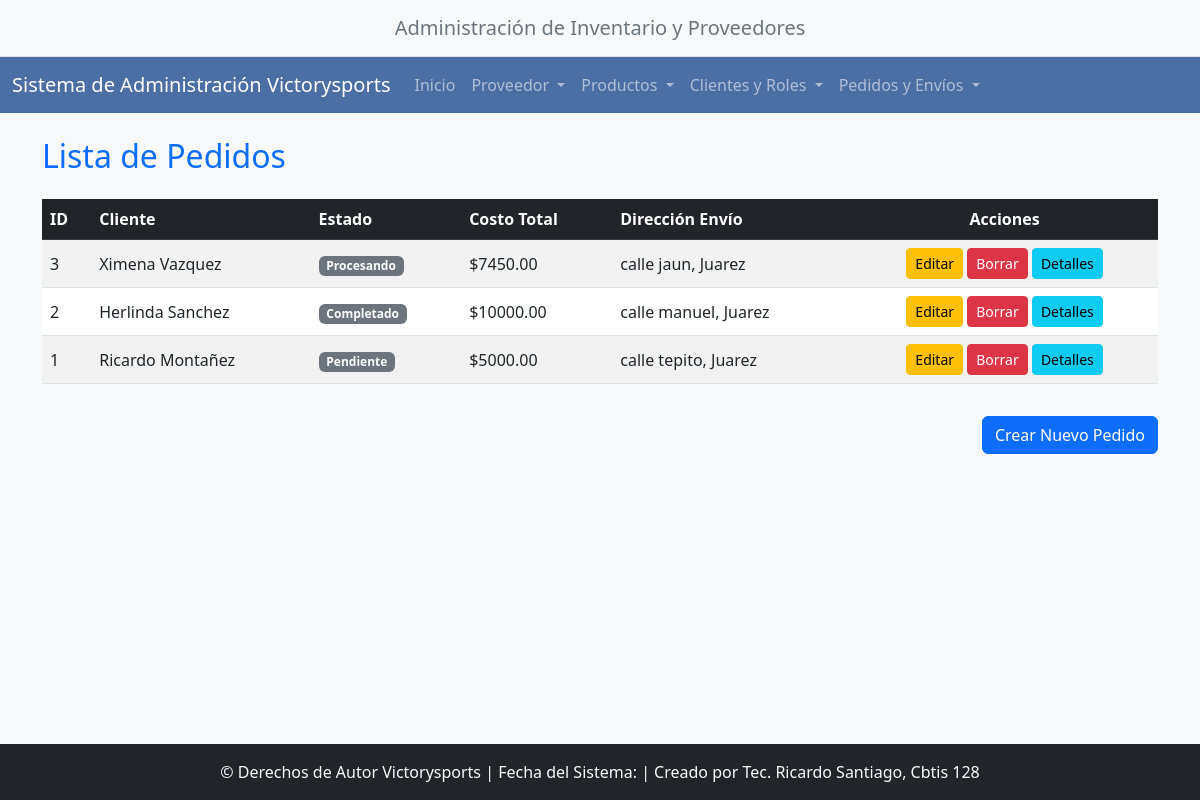
Page /pedidos/ on the committed database.
### app_victorysports/models.py (models this page shows, shortened)
class Pedido(models.Model):
    cliente = models.ForeignKey(Cliente, on_delete=models.PROTECT)  # id_cliente
    direccion_envio = models.ForeignKey(Direccion, on_delete=models.PROTECT)
    costo_total = models.DecimalField(max_digits=10, decimal_places=2)
    estado_pedido = models.CharField(max_length=50)
    class Meta:
        verbose_name = "Pedido"
        verbose_name_plural = "Pedidos"

class Cliente(models.Model):
    rol = models.ForeignKey(Rol, on_delete=models.SET_NULL, null=True)  # id_rol
    nombre_completo = models.CharField(max_length=255)
    email = models.EmailField(max_length=100, unique=True)
    password = models.CharField(max_length=255)
    fecha_registro = models.DateTimeField(auto_now_add=True)
    class Meta:
        verbose_name = "Cliente"
        verbose_name_plural = "Clientes"

class Direccion(models.Model):
    cliente = models.ForeignKey(Cliente, on_delete=models.CASCADE)  # id_cliente
    calle = models.CharField(max_length=100)
    codigo_postal = models.CharField(max_length=10)
    ciudad = models.CharField(max_length=100)
    pais = models.CharField(max_length=100)
    class Meta:
        verbose_name = "Dirección"
        verbose_name_plural = "Direcciones"

### app_victorysports/views.py (the view)
# urls.py: path('pedidos/', views.ver_pedido, name='ver_pedido'),
def ver_pedido(request):
    pedidos = Pedido.objects.select_related('cliente', 'direccion_envio').all().order_by('-id')
    context = {'pedidos': pedidos}
    return render(request, 'pedido/ver_pedido.html', context)

### app_victorysports/templates/pedido/ver_pedido.html (shortened to what this page needs)
{% extends "base.html" %}
{% block content %}
<h2 class="mb-4 text-primary">Lista de Pedidos</h2>
<div class="table-responsive">
    <table class="table table-striped table-hover align-middle">
        <thead class="table-dark">
            <tr>
                <th>ID</th>
                <th>Cliente</th>
                <th>Estado</th>
                <th>Costo Total</th>
                <th>Dirección Envío</th>
                <th class="text-center">Acciones</th>
            </tr>
        </thead>
        <tbody>
            {% for pedido in pedidos %}
            <tr>
                <td>{{ pedido.pk }}</td>
                <td>{{ pedido.cliente.nombre_completo }}</td>
                <td><span class="badge bg-secondary">{{ pedido.estado_pedido }}</span></td>
                <td>${{ pedido.costo_total|floatformat:2 }}</td>
                <td>{{ pedido.direccion_envio.calle }}, {{ pedido.direccion_envio.ciudad }}</td>
                <td class="text-center">
                    <a href="{% url 'actualizar_pedido' pk=pedido.pk %}" class="btn btn-sm btn-warning" title="Editar">Editar</a>
                    <a href="{% url 'borrar_pedido' pk=pedido.pk %}" class="btn btn-sm btn-danger" title="Borrar">Borrar</a>
                    <a href="{% url 'ver_detallepedido' %}?pedido_id={{ pedido.pk }}" class="btn btn-sm btn-info" title="Ver Detalles">Detalles</a>
                </td>
            </tr>
            {% empty %}
            <tr>
                <td colspan="6" class="text-center">No hay pedidos registrados.</td>
            </tr>
            {% endfor %}
        </tbody>
    </table>
</div>
<div class="text-end mt-3">
    <a href="{% url 'agregar_pedido' %}" class="btn btn-primary">Crear Nuevo Pedido</a>
</div>
{% endblock content %}

### app_victorysports/templates/base.html (style rules this page uses)
body { background-color: #f8f9fa; }
html { position: relative; min-height: 100%; }
body { margin-bottom: 70px; }

### rows in the picture
Pedido: pk "3", cliente.nombre_completo "Ximena Vazquez", estado_pedido "Procesando", costo_total "7450.00", direccion_envio.calle "calle jaun", direccion_envio.ciudad "Juarez"
Pedido: pk "2", cliente.nombre_completo "Herlinda Sanchez", estado_pedido "Completado", costo_total "10000.00", direccion_envio.calle "calle manuel", direccion_envio.ciudad "Juarez"
Pedido: pk "1", cliente.nombre_completo "Ricardo Montañez", estado_pedido "Pendiente", costo_total "5000.00", direccion_envio.calle "calle tepito", direccion_envio.ciudad "Juarez"
